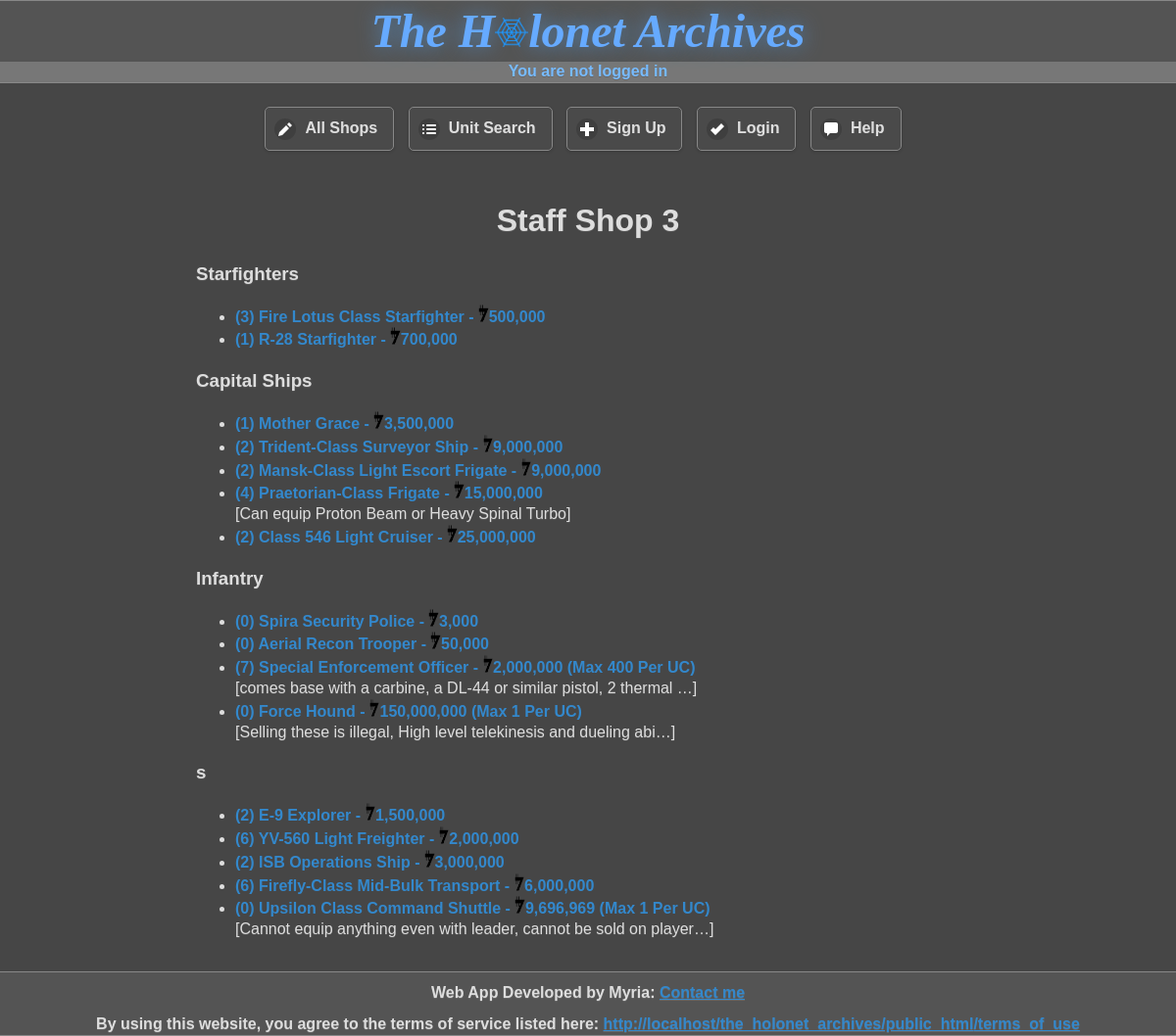
Screenshot of /public_html/shop_page?sid=67 with the database file from the repository.
### tables this page shows
CREATE TABLE `unit` (
  `unit_id` smallint(5) unsigned NOT NULL AUTO_INCREMENT,
  `unit_type` smallint(5) unsigned DEFAULT NULL,
  `name` varchar(128) DEFAULT NULL,
  `alias` varchar(32) DEFAULT NULL,
  `price` bigint(20) unsigned DEFAULT NULL,
  `modslots` tinyint(3) unsigned DEFAULT NULL,
  `uc_limit` smallint(5) unsigned DEFAULT NULL,
  `length` float DEFAULT NULL,
  `height` float DEFAULT NULL,
  `width` float DEFAULT NULL,
  `hyperdrive` float DEFAULT NULL,
  `backup` float DEFAULT NULL,
  `mglt` tinyint(3) unsigned DEFAULT NULL,
  `kmh` smallint(5) unsigned DEFAULT NULL,
  `shield` tinyint(3) unsigned DEFAULT NULL,
  `hull` tinyint(3) unsigned DEFAULT NULL,
  `sbd` smallint(5) unsigned DEFAULT NULL,
  `ru` smallint(5) unsigned DEFAULT NULL,
  `points` float DEFAULT NULL,
  `is_special` tinyint(3) unsigned DEFAULT NULL,
  `notes` varchar(1024) DEFAULT NULL,
  `wiki_link` varchar(128) DEFAULT NULL,
  `max_height` smallint(5) unsigned DEFAULT NULL,
  `access` int(10) unsigned DEFAULT NULL,
  PRIMARY KEY (`unit_id`),
  KEY `unit_type` (`unit_type`),
  KEY `shield` (`shield`),
  KEY `hull` (`hull`),
  CONSTRAINT `unit_ibfk_1` FOREIGN KEY (`unit_type`) REFERENCES `unit_type` (`unit_type`),
  CONSTRAINT `unit_ibfk_2` FOREIGN KEY (`shield`) REFERENCES `strength` (`strength_no`),
  CONSTRAINT `unit_ibfk_3` FOREIGN KEY (`hull`) REFERENCES `strength` (`strength_no`)
);

### php/functions.php (the view, shortened to what this page needs)
<?php
    function generate_random_string() {
        return substr(md5(rand()), 0, 7);
    }
    function get_shop_stats(&$pdo, $shop_id) {
        $result = $pdo->query(<<<_END
        SELECT
            u.unit_id,
            u.name,
            ut.type_description,
            u.modslots,
            s.shop_name,
            u.price,
            u.notes,
            u.uc_limit
        FROM
            units_in_shop AS us
        JOIN shop AS s
        ON
            s.shop_id = us.shop_id
        JOIN unit AS u
        ON
            us.unit_id = u.unit_id
        LEFT JOIN unit_type AS ut
        ON
            ut.unit_type = u.unit_type
        WHERE
            s.shop_id = $shop_id
        ORDER BY
            u.unit_type
        _END);
        $units = [];
        while ($row = $result->fetch()) {
            $units[] = $row;
        }
        $shop_name = $units[0]['shop_name'];
        foreach ($units as $index => $unit) {
            unset($units[$index]['shop_name']);
        }
        return array($shop_name, $units);
    }
    function collect_unit_types($units) {
        $unit_types = [];
        foreach ($units as $unit) {
            if (!in_array($unit['type_description'], $unit_types)) {
                $unit_types[] = $unit['type_description'];
            }
        }
        return $unit_types;
    }
    function sort_units_by_attribute(&$units, $attr) {
        $arr_size = sizeof($units);
        for ($i = 1; $i < $arr_size; $i++) {
            $lower = 0;
            $upper = $i-1;
            while ($lower <= $upper) {
                $middle = intval(($lower + $upper)/2);
                if ($units[$i][$attr] >= $units[$middle][$attr]) $lower = $middle + 1;
                else $upper = $middle - 1;
            }
            if ($units[$i][$attr] >= $units[$middle][$attr]) $position = $middle + 1;
            else $position = $middle;
            for ($j = $i; $j > $position; $j--) {
                swap_array_values($units, $j, $j-1);
            }
        }
        return $units;
    }
    function search_for_units($units, $attr, $value) {
        $found_at = FALSE;
        foreach ($units as $index => $unit) {
            if ($unit[$attr] == $value) {
                $found_at = $index;
                break;
            }
        }
        return $found_at;
    }
    function get_units_of_attr($units, $attr, $value) {
        $found_at = search_for_units($units, $attr, $value);
        $units_of_attr = [];
        while ($found_at !== FALSE) {
            $units_of_attr[] = $units[$found_at];
            unset($units[$found_at]);
            $found_at = search_for_units($units, $attr, $value);
        }
        return $units_of_attr;
    }
    function display_shop_unit($unit) {
        $C = 'constant';
        $unit_id = $unit['unit_id'];
        $str = "<li><a class='unit-links' data-transition='slide' href='{$C('WEBSITE_ROOT')}/unit_page?uid=$unit_id'>(" . $unit['modslots'] . ") ";
        $str .= $unit['name'];
        $price = $unit['price'];
        if ($price != 0) $str .= " - <img src='{$C('WEBSITE_ROOT')}/data/images/credit_symbol.png' alt='credits' height='18px'  />" . number_format($price);
        if (not_null($unit['uc_limit']) && $unit['uc_limit'] !== 'NULL') $str .= " (Max " . $unit['uc_limit'] . " Per UC)";
        $str .= "</a>";
        if (not_null($unit['notes']) && $unit['notes'] !== '') {
            $str .= "<br  />[" . substr($unit['notes'], 0, 64);
            $str .= strlen($unit['notes']) > 64 ? "&hellip;]" : "]";
        }
        $str .=  "</li>";
        return $str;
    }
    function normalise_unit_types($type) {
        switch ($type) {
            default:
                return $type;
        }
    }
    function display_shop($shop_name, $units) {
        foreach ($units as $index => $unit) {
            $units[$index]['type_description'] = normalise_unit_types($unit['type_description']);
        }
        $types = collect_unit_types($units);
        sort_unit_types($types);
        echo "<h1 class='centre'>$shop_name</h1>";
        foreach ($types as $type) {
            echo "<div><h3>" . pluralise($type) . "</h3><ul>";
            $units_of_type = get_units_of_attr($units, 'type_description',  $type);
            sort_units_by_attribute($units_of_type, 'price');
            foreach ($units_of_type as $unit) {
                echo display_shop_unit($unit);
            }
            echo "</ul></div>";
        }
    }
    function pluralise($phrase) {
        if (strtolower(substr($phrase, -1)) == 's') {
            return $phrase;
        } elseif (strtolower($phrase) == 'crew') {
            return $phrase;
        } elseif (strtolower($phrase) == 'infantry') {
            return $phrase;
        } else return $phrase . "s";
    }
    function not_null($val) { return (!($val === NULL)); }

### public_html/_/css/holonet-original.css (style rules this page uses)
html { font-size: 100%; }
.ui-page-theme-a a, html .ui-bar-a a, html .ui-body-a a, html body .ui-group-theme-a a { color: #3388cc ; font-weight: bold; }

### public_html/_/css/styles.css (style rules this page uses)
html { background:#444; color: #CEF; }
.unit-links { text-decoration: none; text-shadow: none; }
.centre { text-align:center; }

### rows the page displays
unit: modslots "3", unit "Fire Lotus Class Starfighter", price "500,000"
unit: modslots "1", unit "R-28 Starfighter", price "700,000"
unit: modslots "1", unit "Mother Grace", price "3,500,000"
unit: modslots "2", unit "Trident-Class Surveyor Ship", price "9,000,000"
unit: modslots "2", unit "Mansk-Class Light Escort Frigate", price "9,000,000"
unit: modslots "4", unit "Praetorian-Class Frigate", price "15,000,000", notes "Can equip Proton Beam or Heavy Spinal Turbo", notes "]"
unit: modslots "2", unit "Class 546 Light Cruiser", price "25,000,000"
unit: modslots "0", unit "Spira Security Police", price "3,000"
unit: modslots "0", unit "Aerial Recon Trooper", price "50,000"
unit: modslots "7", unit "Special Enforcement Officer (Max 400 Per UC)", price "2,000,000", notes "comes base with a carbine, a DL-44 or similar pistol, 2 thermal", notes "…]"
unit: modslots "0", unit "Force Hound (Max 1 Per UC)", price "150,000,000", notes "Selling these is illegal, High level telekinesis and dueling abi", notes "…]"
unit: modslots "2", unit "E-9 Explorer", price "1,500,000"
unit: modslots "6", unit "YV-560 Light Freighter", price "2,000,000"
unit: modslots "2", unit "ISB Operations Ship", price "3,000,000"
unit: modslots "6", unit "Firefly-Class Mid-Bulk Transport", price "6,000,000"
unit: modslots "0", unit "Upsilon Class Command Shuttle (Max 1 Per UC)", price "9,696,969", notes "Cannot equip anything even with leader, cannot be sold on player", notes "…]"

### other values shown
$logged_in_as "You are not logged in"
$shop_name "Staff Shop 3"
pluralise($type) "Starfighters"
pluralise($type) "Capital Ships"
pluralise($type) "Infantry"
pluralise($type) "s"
$C('WEBSITE_ROOT') "http://localhost/the_holonet_archives/public_html"
